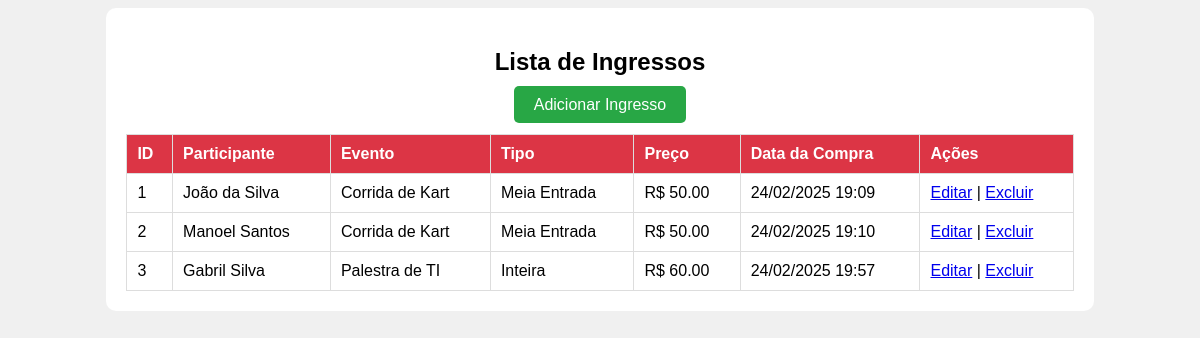
The app's page /ingressos/ with its own data.
### conferencias/models.py (models this page shows, shortened)
class Ingresso(models.Model):
	evento = models.ForeignKey(Evento, on_delete=models.CASCADE, related_name='ingressos')
	participante = models.ForeignKey(Participante, on_delete=models.CASCADE)
	data_compra = models.DateTimeField(auto_now_add=True)
	tipo = models.CharField(max_length=100)
	preco = models.DecimalField(max_digits=10, decimal_places=2)

class Participante(models.Model):
	nome = models.CharField(max_length=200)
	email = models.EmailField(unique=True)
	telefone = models.CharField(max_length=15)
	evento = models.ForeignKey(Evento, on_delete=models.CASCADE, related_name='participantes')

class Evento(models.Model):
	nome = models.CharField(max_length=200)
	descricao = models.TextField()
	data_inicio = models.DateTimeField()
	data_fim = models.DateTimeField()
	local = models.CharField(max_length=255)
	capacidade = models.IntegerField()

### conferencias/views.py (the view)
# urls.py: path('ingressos/', lista_ingressos, name='lista_ingressos'),
def lista_ingressos(request):
    ingressos = Ingresso.objects.all()
    return render(request, 'conferencias/lista_ingressos.html', {'ingressos': ingressos})

### conferencias/templates/conferencias/lista_ingressos.html (shortened to what this page needs)
<!DOCTYPE html>
<html lang="pt">
<head>
</head>
<body>
    <div class="container">
        <h2>Lista de Ingressos</h2>
        <a href="{% url 'criar_ingresso' %}" class="button">Adicionar Ingresso</a>
        <table>
            <tr>
                <th>ID</th>
                <th>Participante</th>
                <th>Evento</th>
                <th>Tipo</th>
                <th>Preço</th>
                <th>Data da Compra</th>
                <th>Ações</th>
            </tr>
            {% for ingresso in ingressos %}
            <tr>
                <td>{{ ingresso.id }}</td>
                <td>{{ ingresso.participante.nome }}</td>
                <td>{{ ingresso.evento.nome }}</td>
                <td>{{ ingresso.tipo }}</td>
                <td>R$ {{ ingresso.preco }}</td>
                <td>{{ ingresso.data_compra|date:"d/m/Y H:i" }}</td>
                <td><a href="{% url 'editar_ingresso' ingresso.id %}">Editar</a> | <a href="{% url 'excluir_ingresso' ingresso.id %}">Excluir</a></td>
            </tr>
            {% endfor %}
        </table>
    </div>
</body>
</html>

### conferencias/templates/conferencias/lista_ingressos.html (style rules this page uses)
body { font-family: Arial, sans-serif; background-color: #f0f0f0; text-align: center; }
.container { width: 80%; margin: auto; background: white; padding: 20px; border-radius: 10px; }
table { width: 100%; border-collapse: collapse; margin-top: 20px; }
th, td { padding: 10px; border: 1px solid #ddd; text-align: left; }
th { background-color: #dc3545; color: white; }
.button { background-color: #28a745; color: white; padding: 10px 20px; border: none; border-radius: 5px; text-decoration: none; font-size: 16px; margin-bottom: 20px; }

### records on screen
Ingresso: id "1", participante.nome "João da Silva", evento.nome "Corrida de Kart", tipo "Meia Entrada", preco "50.00", data_compra "24/02/2025 19:09"
Ingresso: id "2", participante.nome "Manoel Santos", evento.nome "Corrida de Kart", tipo "Meia Entrada", preco "50.00", data_compra "24/02/2025 19:10"
Ingresso: id "3", participante.nome "Gabril Silva", evento.nome "Palestra de TI", tipo "Inteira", preco "60.00", data_compra "24/02/2025 19:57"
